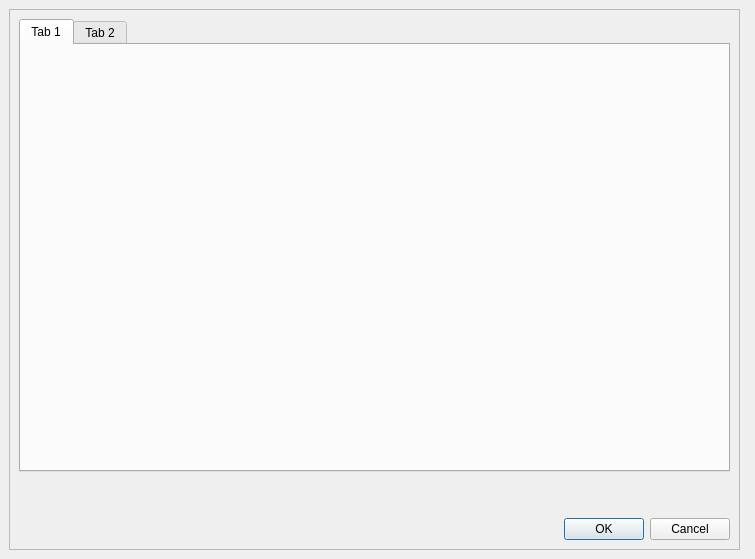
<?xml version="1.0" encoding="UTF-8"?>
<ui version="4.0">
 <class>SettingsDialog</class>
 <widget class="QDialog" name="SettingsDialog">
  <property name="geometry">
   <rect>
    <x>0</x>
    <y>0</y>
    <width>755</width>
    <height>559</height>
   </rect>
  </property>
  <property name="sizePolicy">
   <sizepolicy hsizetype="Expanding" vsizetype="Expanding">
    <horstretch>0</horstretch>
    <verstretch>0</verstretch>
   </sizepolicy>
  </property>
  <property name="windowTitle">
   <string>Dialog</string>
  </property>
  <widget class="QFrame" name="frame">
   <property name="geometry">
    <rect>
     <x>9</x>
     <y>9</y>
     <width>731</width>
     <height>541</height>
    </rect>
   </property>
   <property name="sizePolicy">
    <sizepolicy hsizetype="Expanding" vsizetype="Expanding">
     <horstretch>0</horstretch>
     <verstretch>0</verstretch>
    </sizepolicy>
   </property>
   <property name="frameShape">
    <enum>QFrame::StyledPanel</enum>
   </property>
   <property name="frameShadow">
    <enum>QFrame::Raised</enum>
   </property>
   <layout class="QGridLayout" name="gridLayout">
    <item row="0" column="0">
     <layout class="QVBoxLayout" name="verticalLayout">
      <item>
       <widget class="QTabWidget" name="tabWidget">
        <widget class="QWidget" name="tab">
         <attribute name="title">
          <string>Tab 1</string>
         </attribute>
        </widget>
        <widget class="QWidget" name="tab_2">
         <attribute name="title">
          <string>Tab 2</string>
         </attribute>
        </widget>
       </widget>
      </item>
      <item>
       <spacer name="verticalSpacer">
        <property name="orientation">
         <enum>Qt::Vertical</enum>
        </property>
        <property name="sizeType">
         <enum>QSizePolicy::Fixed</enum>
        </property>
        <property name="sizeHint" stdset="0">
         <size>
          <width>20</width>
          <height>40</height>
         </size>
        </property>
       </spacer>
      </item>
      <item>
       <layout class="QHBoxLayout" name="horizontalLayout">
        <item>
         <spacer name="horizontalSpacer">
          <property name="orientation">
           <enum>Qt::Horizontal</enum>
          </property>
          <property name="sizeHint" stdset="0">
           <size>
            <width>328</width>
            <height>17</height>
           </size>
          </property>
         </spacer>
        </item>
        <item>
         <widget class="QDialogButtonBox" name="buttonBox">
          <property name="orientation">
           <enum>Qt::Horizontal</enum>
          </property>
          <property name="standardButtons">
           <set>QDialogButtonBox::Cancel|QDialogButtonBox::Ok</set>
          </property>
         </widget>
        </item>
       </layout>
      </item>
     </layout>
    </item>
   </layout>
   <zorder></zorder>
   <zorder>tabWidget</zorder>
   <zorder>verticalSpacer</zorder>
   <zorder>tabWidget</zorder>
  </widget>
 </widget>
 <resources/>
 <connections>
  <connection>
   <sender>buttonBox</sender>
   <signal>rejected()</signal>
   <receiver>SettingsDialog</receiver>
   <slot>reject()</slot>
   <hints>
    <hint type="sourcelabel">
     <x>316</x>
     <y>260</y>
    </hint>
    <hint type="destinationlabel">
     <x>286</x>
     <y>274</y>
    </hint>
   </hints>
  </connection>
  <connection>
   <sender>buttonBox</sender>
   <signal>accepted()</signal>
   <receiver>SettingsDialog</receiver>
   <slot>accept()</slot>
   <hints>
    <hint type="sourcelabel">
     <x>248</x>
     <y>254</y>
    </hint>
    <hint type="destinationlabel">
     <x>157</x>
     <y>274</y>
    </hint>
   </hints>
  </connection>
 </connections>
</ui>
